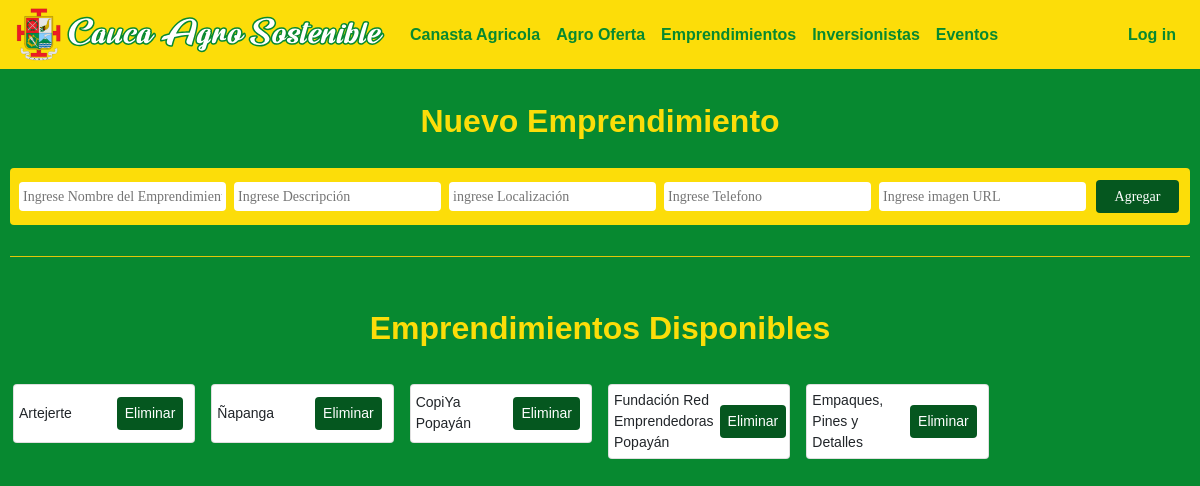
/emprendimientos-crud, run on the app's committed database.
### caucaSostenible/models.py (models this page shows)
class Undertaking(models.Model):
   name = models.CharField(max_length=60)
   description = models.CharField(max_length=600)
   location = models.CharField(max_length=40)
   phone = models.IntegerField()
   imgURL = models.CharField(max_length=300)

### caucaSostenible/views.py (the view)
# urls.py: path("emprendimientos-crud", views.undertakings_crud_view, name="undertakingsCrud"),
def undertakings_crud_view(request):
    undertakings = Undertaking.objects.all()
    return render(request, "general/emprendimientos_crud.html", {"undertakings": undertakings})

### caucaSostenible/templates/general/emprendimientos_crud.html (shortened to what this page needs)
{% extends "general/layout.html" %}
{% load static %}
{% block body %}
<div id="main-container">
    <center><h2>Nuevo Emprendimiento</h2></center>
    <br>
    <div class="form-group2">
        <form action="emprendimientos/0" method="POST">
            <div style="display: flex; align-items: center">
                <input class="form-input" type="text" name="Nombre" id="name" placeholder="Ingrese Nombre del Emprendimiento">
                <input class="form-input" type="text" name="Descripcion" id="description" placeholder="Ingrese Descripción">
                <input class="form-input" type="text" name="Ubicacion" id="location" placeholder="ingrese Localización">
                <input class="form-input" type="text" name="Telefono" id="phone" placeholder="Ingrese Telefono">
                <input class="form-input" type="text" name="ImagenURL" id="imgUrl" placeholder="Ingrese imagen URL">
                <input class="common-button" type="submit" value="Agregar">
            </div>
        </form>
    </div>
    <br>
    <hr>
    <br>
    <br>
    <center><h2>Emprendimientos Disponibles</h2></center>
    <br>
    <div class="form-row">
        {% for undertaking in undertakings %}
            <div class="col-12 col-sm-4 col-lg-2 p-2">
                <article class="card h-80 bg-sucess">
                    <div style="display: flex; align-items: center; justify-content: space-between; padding: 5px 5px;">
                        <p>{{undertaking.name}}</p>
                        <button class="common-button" onclick="removeUndertaking('{{undertaking.id}}')">Eliminar</button>
                    </div>
                </article>
            </div>
        {% endfor %}
    </div>
</div>
{% endblock %}

### caucaSostenible/static/caucaSostenible/css/generalStyles.css (style rules this page uses)
body { font-size: 14px; font-family: Arial, sans-serif; }

### caucaSostenible/static/caucaSostenible/css/styles.css (style rules this page uses)
body { padding: 0px 0px; background: rgb(6,87,32); background: linear-gradient(180deg, rgba(6,87,32,1) 0%, rgba(7,137,48,1) 7%, rgba(7,137,48,1) 93%, rgba(6,87,32,1) 100%); }
h2 { color:#fcdd09; font-weight: bold; margin: 0 0 7px 0; }
hr { margin-top: 10px; margin-bottom: 10px; background-color: #fcdd09; }
.common-button { color: white; background: #05571f; border: none; border-radius: 4px; padding: 6px 8px; margin: 7px 6px; }
input { flex-grow: 1; border: 0px; border-radius: 4px; padding: 4px 4px; color: #078930; }
#main-container { padding: 12px 10px; }
p { margin: 0 0; }
html { min-height: 100%; }
form { width: auto; background: #fcdd09; padding: 5px; margin: auto; border-radius: 4px; font-family: 'calibri'; color: white; }
.form-input { margin: 0px 4px; }

### data on the page
Undertaking: name "Artejerte"
Undertaking: name "Ñapanga"
Undertaking: name "CopiYa Popayán"
Undertaking: name "Fundación Red Emprendedoras Popayán"
Undertaking: name "Empaques, Pines y Detalles"
